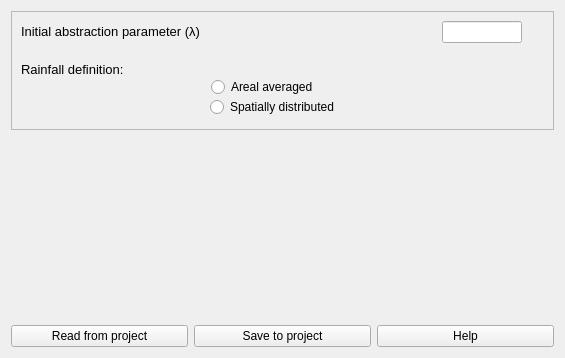
              <widget class="QWidget" name="scrollAreaWidgetContents">
               <property name="geometry">
                <rect>
                 <x>0</x>
                 <y>0</y>
                 <width>565</width>
                 <height>358</height>
                </rect>
               </property>
               <layout class="QGridLayout" name="gridLayout_13">
                <item row="0" column="0">
                 <layout class="QGridLayout" name="gridLayout_11">
                  <item row="0" column="0">
                   <widget class="QFrame" name="frame">
                    <property name="frameShape">
                     <enum>QFrame::StyledPanel</enum>
                    </property>
                    <property name="frameShadow">
                     <enum>QFrame::Raised</enum>
                    </property>
                    <layout class="QGridLayout" name="gridLayout_5">
                     <item row="2" column="0">
                      <layout class="QGridLayout" name="gridLayout_8">
                       <property name="topMargin">
                        <number>5</number>
                       </property>
                       <property name="bottomMargin">
                        <number>3</number>
                       </property>
                       <property name="verticalSpacing">
                        <number>0</number>
                       </property>
                       <item row="1" column="0">
                        <layout class="QVBoxLayout" name="verticalLayout_3">
                         <property name="spacing">
                          <number>0</number>
                         </property>
                         <property name="topMargin">
                          <number>0</number>
                         </property>
                         <property name="bottomMargin">
                          <number>0</number>
                         </property>
                         <item>
                          <layout class="QHBoxLayout" name="horizontalLayout_8">
                           <item>
                            <spacer name="horizontalSpacer_5">
                             <property name="orientation">
                              <enum>Qt::Horizontal</enum>
                             </property>
                             <property name="sizeHint" stdset="0">
                              <size>
                               <width>40</width>
                               <height>20</height>
                              </size>
                             </property>
                            </spacer>
                           </item>
                           <item>
                            <widget class="QRadioButton" name="rb_1_pg1">
                             <property name="sizePolicy">
                              <sizepolicy hsizetype="Minimum" vsizetype="Fixed">
                               <horstretch>0</horstretch>
                               <verstretch>0</verstretch>
                              </sizepolicy>
                             </property>
                             <property name="minimumSize">
                              <size>
                               <width>128</width>
                               <height>0</height>
                              </size>
                             </property>
                             <property name="text">
                              <string>Areal averaged</string>
                             </property>
                            </widget>
                           </item>
                           <item>
                            <widget class="QLabel" name="label_14">
                             <property name="sizePolicy">
                              <sizepolicy hsizetype="Expanding" vsizetype="Preferred">
                               <horstretch>0</horstretch>
                               <verstretch>0</verstretch>
                              </sizepolicy>
                             </property>
                             <property name="minimumSize">
                              <size>
                               <width>16</width>
                               <height>16</height>
                              </size>
                             </property>
                             <property name="maximumSize">
                              <size>
                               <width>16</width>
                               <height>16</height>
                              </size>
                             </property>
                             <property name="toolTip">
                              <string>&lt;html&gt;&lt;head/&gt;&lt;body&gt;&lt;p&gt;The rainfall will be an areal averaged (spatially uniform) value over the watershed.&lt;/p&gt;&lt;/body&gt;&lt;/html&gt;</string>
                             </property>
                             <property name="whatsThis">
                              <string>&lt;html&gt;&lt;head/&gt;&lt;body&gt;&lt;p&gt;Add the description or function of the object&lt;/p&gt;&lt;/body&gt;&lt;/html&gt;</string>
                             </property>
                             <property name="text">
                              <string/>
                             </property>
                             <property name="pixmap">
                              <pixmap resource="resources.qrc">:/plugins/hidroPixel/icons/icons/info(2).png</pixmap>
                             </property>
                             <property name="scaledContents">
                              <bool>true</bool>
                             </property>
                            </widget>
                           </item>
                           <item>
                            <spacer name="horizontalSpacer_2">
                             <property name="orientation">
                              <enum>Qt::Horizontal</enum>
                             </property>
                             <property name="sizeHint" stdset="0">
                              <size>
                               <width>40</width>
                               <height>20</height>
                              </size>
                             </property>
                            </spacer>
                           </item>
                          </layout>
                         </item>
                         <item>
                          <layout class="QHBoxLayout" name="horizontalLayout_10">
                           <item>
                            <spacer name="horizontalSpacer_7">
                             <property name="orientation">
                              <enum>Qt::Horizontal</enum>
                             </property>
                             <property name="sizeHint" stdset="0">
                              <size>
                               <width>40</width>
                               <height>20</height>
                              </size>
                             </property>
                            </spacer>
                           </item>
                           <item>
                            <widget class="QRadioButton" name="rb_2_pg1">
                             <property name="minimumSize">
                              <size>
                               <width>128</width>
                               <height>0</height>
                              </size>
                             </property>
                             <property name="text">
                              <string>Spatially distributed</string>
                             </property>
                            </widget>
                           </item>
                           <item>
                            <widget class="QLabel" name="label_15">
                             <property name="sizePolicy">
                              <sizepolicy hsizetype="Preferred" vsizetype="Preferred">
                               <horstretch>0</horstretch>
                               <verstretch>0</verstretch>
                              </sizepolicy>
                             </property>
                             <property name="minimumSize">
                              <size>
                               <width>16</width>
                               <height>16</height>
                              </size>
                             </property>
                             <property name="maximumSize">
                              <size>
                               <width>16</width>
                               <height>16</height>
                              </size>
                             </property>
                             <property name="toolTip">
                              <string>&lt;html&gt;&lt;head/&gt;&lt;body&gt;&lt;p&gt;The rainfall will be calculated for each pixel of the watershed discretization (spatially heterogeneous).&lt;br/&gt;&lt;/p&gt;&lt;/body&gt;&lt;/html&gt;</string>
                             </property>
                             <property name="whatsThis">
                              <string>&lt;html&gt;&lt;head/&gt;&lt;body&gt;&lt;p&gt;Add the description or function of the object&lt;/p&gt;&lt;/body&gt;&lt;/html&gt;</string>
                             </property>
                             <property name="text">
                              <string/>
                             </property>
                             <property name="pixmap">
                              <pixmap resource="resources.qrc">:/plugins/hidroPixel/icons/icons/info(2).png</pixmap>
                             </property>
                             <property name="scaledContents">
                              <bool>true</bool>
                             </property>
                            </widget>
                           </item>
                           <item>
                            <spacer name="horizontalSpacer_4">
                             <property name="orientation">
                              <enum>Qt::Horizontal</enum>
                             </property>
                             <property name="sizeHint" stdset="0">
                              <size>
                               <width>40</width>
                               <height>20</height>
                              </size>
                             </property>
                            </spacer>
                           </item>
                          </layout>
                         </item>
                        </layout>
                       </item>
                       <item row="0" column="0">
                        <widget class="QLabel" name="label_4">
                         <property name="minimumSize">
                          <size>
                           <width>10</width>
                           <height>10</height>
                          </size>
                         </property>
                         <property name="toolTipDuration">
                          <number>-1</number>
                         </property>
                         <property name="text">
                          <string>&lt;html&gt;&lt;head/&gt;&lt;body&gt;&lt;p align=&quot;justify&quot;&gt;&lt;span style=&quot; font-size:10pt;&quot;&gt;Rainfall definition:&lt;/span&gt;&lt;/p&gt;&lt;/body&gt;&lt;/html&gt;</string>
                         </property>
                        </widget>
                       </item>
                      </layout>
                     </item>
                     <item row="0" column="0">
                      <layout class="QGridLayout" name="gridLayout_6">
                       <item row="0" column="0">
                        <layout class="QGridLayout" name="gridLayout_9">
                         <item row="0" column="1">
                          <widget class="QLineEdit" name="le_1_pg1">
                           <property name="maximumSize">
                            <size>
                             <width>80</width>
                             <height>24</height>
                            </size>
                           </property>
                           <property name="text">
                            <string/>
                           </property>
                          </widget>
                         </item>
                         <item row="0" column="0">
                          <widget class="QLabel" name="label_2">
                           <property name="text">
                            <string>&lt;html&gt;&lt;head/&gt;&lt;body&gt;&lt;p align=&quot;justify&quot;&gt;&lt;span style=&quot; font-size:10pt;&quot;&gt;Initial abstraction parameter (λ)&lt;/span&gt;&lt;/p&gt;&lt;/body&gt;&lt;/html&gt;</string>
                           </property>
                          </widget>
                         </item>
                        </layout>
                       </item>
                       <item row="0" column="1">
                        <widget class="QLabel" name="label_11">
                         <property name="sizePolicy">
                          <sizepolicy hsizetype="Preferred" vsizetype="Preferred">
                           <horstretch>0</horstretch>
                           <verstretch>0</verstretch>
                          </sizepolicy>
                         </property>
                         <property name="minimumSize">
                          <size>
                           <width>16</width>
                           <height>16</height>
                          </size>
                         </property>
                         <property name="maximumSize">
                          <size>
                           <width>16</width>
                           <height>16</height>
                          </size>
                         </property>
                         <property name="toolTip">
                          <string>&lt;html&gt;&lt;head/&gt;&lt;body&gt;&lt;p&gt;Add the value of the initial abstraction parameter of CN method (Ia=lambda*S).&lt;/p&gt;&lt;/body&gt;&lt;/html&gt;</string>
                         </property>
                         <property name="text">
                          <string/>
                         </property>
                         <property name="pixmap">
                          <pixmap resource="resources.qrc">:/plugins/hidroPixel/icons/icons/info(2).png</pixmap>
                         </property>
                         <property name="scaledContents">
                          <bool>true</bool>
                         </property>
                        </widget>
                       </item>
                      </layout>
                     </item>
                     <item row="1" column="0">
                      <spacer name="verticalSpacer_14">
                       <property name="orientation">
                        <enum>Qt::Vertical</enum>
                       </property>
                       <property name="sizeType">
                        <enum>QSizePolicy::Fixed</enum>
                       </property>
                       <property name="sizeHint" stdset="0">
                        <size>
                         <width>20</width>
                         <height>8</height>
                        </size>
                       </property>
                      </spacer>
                     </item>
                    </layout>
                   </widget>
                  </item>
                  <item row="2" column="0">
                   <layout class="QHBoxLayout" name="horizontalLayout_11">
                    <property name="spacing">
                     <number>6</number>
                    </property>
                    <item>
                     <widget class="QPushButton" name="btn_read_pg1">
                      <property name="text">
                       <string notr="true">Read from project</string>
                      </property>
                     </widget>
                    </item>
                    <item>
                     <widget class="QPushButton" name="btn_save_file_pg1">
                      <property name="text">
                       <string notr="true">Save to project</string>
                      </property>
                     </widget>
                    </item>
                    <item>
                     <widget class="QPushButton" name="btn_help_pg1">
                      <property name="text">
                       <string notr="true">Help</string>
                      </property>
                     </widget>
                    </item>
                   </layout>
                  </item>
                  <item row="1" column="0">
                   <spacer name="verticalSpacer_2">
                    <property name="orientation">
                     <enum>Qt::Vertical</enum>
                    </property>
                    <property name="sizeHint" stdset="0">
                     <size>
                      <width>20</width>
                      <height>40</height>
                     </size>
                    </property>
                   </spacer>
                  </item>
                 </layout>
                </item>
               </layout>
              </widget>
